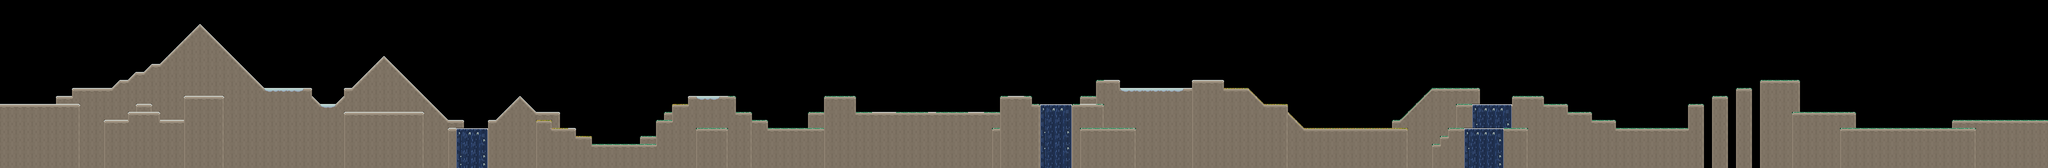

This is a level from a 2D game, rendered from its Tiled map with the project's own tilesets. A one-line summary and the map file follow, with tile-layer data summarised:
An orthogonal 256x21 tile map with 24x24 px tiles, 2 tile layers (Ground, Ground2) and 4 objects (2x Mastodon, Player, Goal).

<map version="1.0" orientation="orthogonal" width="256" height="21" tilewidth="24" tileheight="24">
 <properties>
  <property name="backgroundsrc" value="background.png" />
  <property name="tileAnimator" value="Level81TileAnimator" />
 </properties>
 <tileset firstgid="1" name="marlen_tiles" tilewidth="24" tileheight="24">
  <image source="../tilesets/marlen_tiles.png" width="168" height="168" />
  <tile id="0">
   <properties>
    <property name="type" value="sky" />
   </properties>
  </tile>
  <tile id="1">
   <properties>
    <property name="type" value="sky" />
   </properties>
  </tile>
  <tile id="2">
   <properties>
    <property name="type" value="sky" />
   </properties>
  </tile>
  <tile id="3">
   <properties>
    <property name="type" value="sky" />
   </properties>
  </tile>
  <tile id="4">
   <properties>
    <property name="type" value="sky" />
   </properties>
  </tile>
  <tile id="5">
   <properties>
    <property name="type" value="sky" />
   </properties>
  </tile>
  <tile id="6">
   <properties>
    <property name="type" value="sky" />
   </properties>
  </tile>
  <tile id="7">
   <properties>
    <property name="type" value="sky" />
   </properties>
  </tile>
  <tile id="8">
   <properties>
    <property name="type" value="sky" />
   </properties>
  </tile>
  <tile id="9">
   <properties>
    <property name="type" value="sky" />
   </properties>
  </tile>
  <tile id="10">
   <properties>
    <property name="type" value="sky" />
   </properties>
  </tile>
  <tile id="11">
   <properties>
    <property name="type" value="sky" />
   </properties>
  </tile>
  <tile id="12">
   <properties>
    <property name="type" value="sky" />
   </properties>
  </tile>
  <tile id="13">
   <properties>
    <property name="type" value="sky" />
   </properties>
  </tile>
  <tile id="14">
   <properties>
    <property name="type" value="sky" />
   </properties>
  </tile>
  <tile id="15">
   <properties>
    <property name="type" value="sky" />
   </properties>
  </tile>
  <tile id="16">
   <properties>
    <property name="type" value="sky" />
   </properties>
  </tile>
  <tile id="17">
   <properties>
    <property name="type" value="sky" />
   </properties>
  </tile>
  <tile id="18">
   <properties>
    <property name="type" value="sky" />
   </properties>
  </tile>
  <tile id="19">
   <properties>
    <property name="type" value="sky" />
   </properties>
  </tile>
  <tile id="20">
   <properties>
    <property name="type" value="sky" />
   </properties>
  </tile>
  <tile id="21">
   <properties>
    <property name="left" value="0" />
    <property name="right" value="0" />
    <property name="type" value="ground" />
   </properties>
  </tile>
  <tile id="22">
   <properties>
    <property name="left" value="0" />
    <property name="right" value="0" />
    <property name="type" value="ground" />
   </properties>
  </tile>
  <tile id="23">
   <properties>
    <property name="left" value="0" />
    <property name="right" value="0" />
    <property name="type" value="ground" />
   </properties>
  </tile>
  <tile id="24">
   <properties>
    <property name="left" value="0" />
    <property name="right" value="0" />
    <property name="type" value="ground" />
   </properties>
  </tile>
  <tile id="25">
   <properties>
    <property name="left" value="0" />
    <property name="right" value="0" />
    <property name="type" value="ground" />
   </properties>
  </tile>
  <tile id="26">
   <properties>
    <property name="left" value="0" />
    <property name="right" value="0" />
    <property name="type" value="ground" />
   </properties>
  </tile>
  <tile id="27">
   <properties>
    <property name="type" value="sky" />
   </properties>
  </tile>
  <tile id="28">
   <properties>
    <property name="left" value="0" />
    <property name="right" value="0" />
    <property name="type" value="ground" />
   </properties>
  </tile>
  <tile id="29">
   <properties>
    <property name="left" value="0" />
    <property name="right" value="0" />
    <property name="type" value="ground" />
   </properties>
  </tile>
  <tile id="30">
   <properties>
    <property name="left" value="0" />
    <property name="right" value="0" />
    <property name="type" value="ground" />
   </properties>
  </tile>
  <tile id="31">
   <properties>
    <property name="left" value="0" />
    <property name="right" value="0" />
    <property name="type" value="ground" />
   </properties>
  </tile>
  <tile id="32">
   <properties>
    <property name="left" value="0" />
    <property name="right" value="0" />
    <property name="type" value="ground" />
   </properties>
  </tile>
  <tile id="33">
   <properties>
    <property name="left" value="0" />
    <property name="right" value="0" />
    <property name="type" value="ground" />
   </properties>
  </tile>
  <tile id="34">
   <properties>
    <property name="type" value="sky" />
   </properties>
  </tile>
  <tile id="35">
   <properties>
    <property name="type" value="sky" />
   </properties>
  </tile>
  <tile id="36">
   <properties>
    <property name="type" value="sky" />
   </properties>
  </tile>
  <tile id="37">
   <properties>
    <property name="type" value="sky" />
   </properties>
  </tile>
  <tile id="38">
   <properties>
    <property name="type" value="sky" />
   </properties>
  </tile>
  <tile id="39">
   <properties>
    <property name="type" value="sky" />
   </properties>
  </tile>
  <tile id="40">
   <properties>
    <property name="type" value="sky" />
   </properties>
  </tile>
  <tile id="41">
   <properties>
    <property name="type" value="sky" />
   </properties>
  </tile>
  <tile id="42">
   <properties>
    <property name="left" value="24" />
    <property name="right" value="0" />
    <property name="type" value="ground" />
   </properties>
  </tile>
  <tile id="43">
   <properties>
    <property name="left" value="24" />
    <property name="right" value="0" />
    <property name="type" value="ground" />
   </properties>
  </tile>
  <tile id="44">
   <properties>
    <property name="left" value="24" />
    <property name="right" value="0" />
    <property name="type" value="ground" />
   </properties>
  </tile>
  <tile id="45">
   <properties>
    <property name="left" value="0" />
    <property name="right" value="24" />
    <property name="type" value="ground" />
   </properties>
  </tile>
  <tile id="46">
   <properties>
    <property name="left" value="0" />
    <property name="right" value="24" />
    <property name="type" value="ground" />
   </properties>
  </tile>
  <tile id="47">
   <properties>
    <property name="left" value="0" />
    <property name="right" value="24" />
    <property name="type" value="ground" />
   </properties>
  </tile>
  <tile id="48">
   <properties>
    <property name="type" value="death" />
   </properties>
  </tile>
 </tileset>
 <layer name="Ground" width="256" height="21">
  <data>[5376 cells, 2058 non-empty, 33 distinct tile ids]</data>
 </layer>
 <layer name="Ground2" width="256" height="21">
  <data>[5376 cells, 253 non-empty, 9 distinct tile ids]</data>
 </layer>
 <objectgroup name="Object Layer 1" width="256" height="21">
  <object name="Player" x="51" y="216" width="48" height="96" />
  <object name="Goal" x="6008" y="225" width="134" height="140">
   <properties>
    <property name="for" value="Player" />
   </properties>
  </object>
  <object name="Mastodon" x="2647" y="76" width="48" height="48" />
  <object name="Mastodon" x="3976" y="76" width="48" height="48" />
 </objectgroup>
</map>
